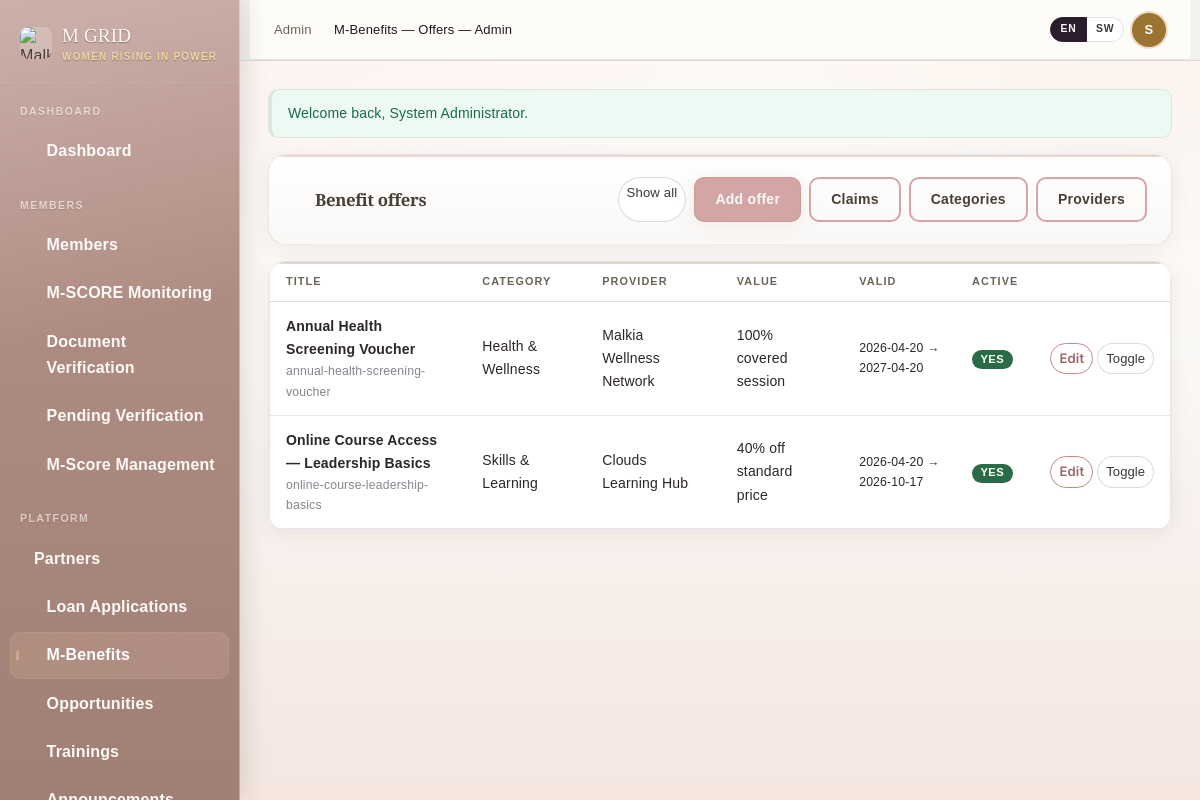
Page /admin/admin_benefits.php (signed in) on the committed database.
### tables this page shows
CREATE TABLE IF NOT EXISTS benefit_offers (
  id INT UNSIGNED NOT NULL AUTO_INCREMENT PRIMARY KEY,
  category_id INT UNSIGNED NOT NULL,
  provider_id INT UNSIGNED NOT NULL,
  title VARCHAR(200) NOT NULL,
  slug VARCHAR(100) NOT NULL,
  short_description VARCHAR(500) NOT NULL,
  full_description TEXT NULL,
  terms_and_conditions TEXT NULL,
  benefit_type ENUM('discount','credit','voucher','service','other') NOT NULL DEFAULT 'discount',
  value_label VARCHAR(120) NOT NULL,
  value_numeric DECIMAL(12,2) NULL,
  min_mscore DECIMAL(6,2) NOT NULL DEFAULT 0,
  eligible_tier VARCHAR(64) NULL,
  requires_verified_documents TINYINT(1) NOT NULL DEFAULT 0,
  requires_profile_complete_percent TINYINT UNSIGNED NOT NULL DEFAULT 0,
  allow_repeat_claims TINYINT(1) NOT NULL DEFAULT 0,
  redemption_method TEXT NULL,
  valid_from DATE NOT NULL,
  valid_to DATE NOT NULL,
  is_active TINYINT(1) NOT NULL DEFAULT 1,
  created_at DATETIME NOT NULL DEFAULT CURRENT_TIMESTAMP,
  updated_at DATETIME NOT NULL DEFAULT CURRENT_TIMESTAMP ON UPDATE CURRENT_TIMESTAMP,
  UNIQUE KEY uq_benefit_offer_slug (slug),
  KEY idx_benefit_offer_active_dates (is_active, valid_from, valid_to),
  KEY idx_benefit_offer_category (category_id),
  KEY idx_benefit_offer_provider (provider_id),
  CONSTRAINT fk_benefit_offer_category FOREIGN KEY (category_id) REFERENCES benefit_categories (id)
    ON DELETE RESTRICT ON UPDATE CASCADE,
  CONSTRAINT fk_benefit_offer_provider FOREIGN KEY (provider_id) REFERENCES benefit_providers (id)
    ON DELETE RESTRICT ON UPDATE CASCADE
);

CREATE TABLE IF NOT EXISTS benefit_categories (
  id INT UNSIGNED NOT NULL AUTO_INCREMENT PRIMARY KEY,
  name VARCHAR(160) NOT NULL,
  slug VARCHAR(80) NOT NULL,
  sort_order INT NOT NULL DEFAULT 10,
  is_active TINYINT(1) NOT NULL DEFAULT 1,
  created_at DATETIME NOT NULL DEFAULT CURRENT_TIMESTAMP,
  updated_at DATETIME NOT NULL DEFAULT CURRENT_TIMESTAMP ON UPDATE CURRENT_TIMESTAMP,
  UNIQUE KEY uq_benefit_cat_slug (slug),
  KEY idx_benefit_cat_active (is_active, sort_order)
);

CREATE TABLE IF NOT EXISTS benefit_providers (
  id INT UNSIGNED NOT NULL AUTO_INCREMENT PRIMARY KEY,
  name VARCHAR(200) NOT NULL,
  slug VARCHAR(80) NOT NULL,
  contact_email VARCHAR(255) NULL,
  website_url VARCHAR(500) NULL,
  description TEXT NULL,
  is_active TINYINT(1) NOT NULL DEFAULT 1,
  created_at DATETIME NOT NULL DEFAULT CURRENT_TIMESTAMP,
  updated_at DATETIME NOT NULL DEFAULT CURRENT_TIMESTAMP ON UPDATE CURRENT_TIMESTAMP,
  UNIQUE KEY uq_benefit_provider_slug (slug),
  KEY idx_benefit_provider_active (is_active)
);

### includes/functions.php (called while the page is built, shortened)
<?php
function e(?string $value): string
{
    return htmlspecialchars((string) $value, ENT_QUOTES | ENT_SUBSTITUTE, 'UTF-8');
}
function url(string $path): string
{
    $path = ltrim($path, '/');
    if (MGRID_URL === '') {
        return '/' . $path;
    }
    return MGRID_URL . '/' . $path;
}
function flash_get(string $key): ?string
{
    if (!isset($_SESSION['_flash'][$key])) {
        return null;
    }
    $m = (string) $_SESSION['_flash'][$key];
    return $m;
}

### includes/mscore_engine.php (called while the page is built, shortened)
<?php
function mscore_table_exists(PDO $pdo, string $table): bool
{
    $safe = $pdo->quote($table);
    $sql = 'SHOW TABLES LIKE ' . $safe;
    $st = $pdo->query($sql);
    return (bool) ($st ? $st->fetchColumn() : false);
}

### includes/mbenefits_helper.php (called while the page is built, shortened)
<?php
function mbenefits_module_ready(PDO $pdo): bool
{
    return mscore_table_exists($pdo, 'benefit_offers');
}

### admin/admin_benefits.php (the view, shortened to what this page needs)
<?php
$pdo = db();
$ready = mbenefits_module_ready($pdo);
$showAll = ($_GET['all'] ?? '') === '1';
$offers = [];
if ($ready) {
    $sql = '
        SELECT o.*, c.name AS category_name, p.name AS provider_name
        FROM benefit_offers o
        INNER JOIN benefit_categories c ON c.id = o.category_id
        INNER JOIN benefit_providers p ON p.id = o.provider_id
    ';
    if (!$showAll) {
        $sql .= ' WHERE o.is_active = 1';
    }
    $sql .= ' ORDER BY o.updated_at DESC LIMIT 200';
    $offers = $pdo->query($sql)->fetchAll() ?: [];
}
?>
<?php if ($msg = flash_get('success')): ?><div class="mgrid-alert mgrid-alert-success"><?= e($msg) ?></div><?php endif; ?>
<div class="mgrid-card mb-3">
  <div class="mgrid-card-body d-flex flex-wrap justify-content-between gap-2">
    <h1 class="mgrid-card-title mb-0"><i class="ti ti-gift"></i> Benefit offers</h1>
    <div class="d-flex flex-wrap gap-2">
      <a class="btn btn-outline-secondary btn-sm" href="<?= e(url('admin/admin_benefits.php?all=' . ($showAll ? '0' : '1'))) ?>"><?= $showAll ? 'Active only' : 'Show all' ?></a>
      <a class="btn-mgrid btn-mgrid-primary btn-sm" href="<?= e(url('admin/add_benefit.php')) ?>">Add offer</a>
      <a class="btn-mgrid btn-mgrid-outline btn-sm" href="<?= e(url('admin/admin_benefit_claims.php')) ?>">Claims</a>
      <a class="btn-mgrid btn-mgrid-outline btn-sm" href="<?= e(url('admin/manage_benefit_categories.php')) ?>">Categories</a>
      <a class="btn-mgrid btn-mgrid-outline btn-sm" href="<?= e(url('admin/manage_benefit_providers.php')) ?>">Providers</a>
    </div>
  </div>
</div>
<?php if (!$ready): ?>
  <div class="mgrid-alert mgrid-alert-danger">Import <code>database/m_grid_mbenefits.sql</code> first.</div>
<?php else: ?>
  <div class="mgrid-card">
    <div class="mgrid-card-body p-0">
      <div class="table-responsive">
        <table class="mgrid-table mb-0">
          <thead>
            <tr>
              <th>Title</th>
              <th>Category</th>
              <th>Provider</th>
              <th>Value</th>
              <th>Valid</th>
              <th>Active</th>
              <th></th>
            </tr>
          </thead>
          <tbody>
            <?php foreach ($offers as $o): ?>
              <tr>
                <td><strong><?= e((string) $o['title']) ?></strong><div class="small text-muted"><?= e((string) $o['slug']) ?></div></td>
                <td><?= e((string) $o['category_name']) ?></td>
                <td><?= e((string) $o['provider_name']) ?></td>
                <td><?= e((string) $o['value_label']) ?></td>
                <td class="small"><?= e((string) $o['valid_from']) ?> → <?= e((string) $o['valid_to']) ?></td>
                <td><span class="badge text-bg-<?= (int) $o['is_active'] === 1 ? 'success' : 'secondary' ?>"><?= (int) $o['is_active'] === 1 ? 'Yes' : 'No' ?></span></td>
                <td class="text-nowrap">
                  <a class="btn btn-sm btn-outline-primary" href="<?= e(url('admin/edit_benefit.php?id=' . (int) $o['id'])) ?>">Edit</a>
                  <form method="post" class="d-inline" onsubmit="return confirm('Toggle active state?');">
                    <button type="submit" class="btn btn-sm btn-outline-secondary">Toggle</button>
                  </form>
                </td>
              </tr>
            <?php endforeach; ?>
          </tbody>
        </table>
      </div>
    </div>
  </div>
<?php endif; ?>

### rows in the picture
benefit_offers: title "Annual Health Screening Voucher", slug "annual-health-screening-voucher", category.name "Health & Wellness", provider.name "Malkia Wellness Network", value_label "100% covered session", valid_from "2026-04-20", valid_to "2027-04-20", is_active "YES"
benefit_offers: title "Online Course Access — Leadership Basics", slug "online-course-leadership-basics", category.name "Skills & Learning", provider.name "Clouds Learning Hub", value_label "40% off standard price", valid_from "2026-04-20", valid_to "2026-10-17", is_active "YES"

### other values in the picture
$mgrid_page_title "M-Benefits — Offers — Admin"
substr($u['full_name'], 0, 1) "S"
$msg "Welcome back, System Administrator."
